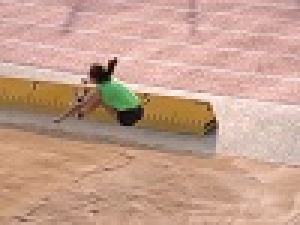
#> input picture RobotVision/dataset/hop_far/frame19.jpg, 100 x 75 px (shown 3 times larger)
$ python mean_shift.py   (older library calls are emulated)
#> lines starting #> are read from the running program, lines starting #| are printed output that depends on the picture
### RobotVision/motion_vector.py
import cv2 # cvtColor, imread, arrowedLine, imshow, waitKey
import numpy as np # gradient, stack, subtract, linalg.lstsq, linalg.norm, array, reshape, pad

neighbor_type = 0

def motion_vec(img0_src, img1_src):
    height = len(img0_src)
    width = len(img0_src[0])

    img0 = cv2.cvtColor(img0_src, cv2.COLOR_BGR2YCR_CB)
    img1 = cv2.cvtColor(img1_src, cv2.COLOR_BGR2YCR_CB)
    img0 = img0[:, :, 0]
    img1 = img1[:, :, 0]
    print('Source images')
    print('img 0')
    print(img0)
    print('img 1')
    print(img1)
    img0 = np.array(img0).astype(np.float)
    img1 = np.array(img1).astype(np.float)


    grad_y = np.gradient(img0, axis=0)
    grad_x = np.gradient(img0, axis=1)
    grad = np.stack([grad_y, grad_x], axis=-1)
    grad_t = np.subtract(img1, img0)
    print('gradient y, gradient x')
    print(grad)
    print('gradient t')
    print(grad_t)

    if neighbor_type == 0:
        grad_list = [
            grad[:-2, :-2], grad[:-2, 1:-1], grad[:-2, 2:],
            grad[1:-1, :-2], grad[1:-1, 1:-1], grad[1:-1, 2:],
            grad[2:, :-2], grad[2:, 1:-1], grad[2:, 2:]
        ]
    elif neighbor_type == 1:
        grad_list = [
            grad[:-2, 1:-1],
            grad[1:-1, :-2], grad[1:-1, 1:-1], grad[1:-1, 2:],
            grad[2:, 1:-1]
        ]

    mat_A = np.stack(grad_list, axis=2)
    print('Matrix A')
    print(mat_A)

    if neighbor_type == 0:
        grad_t_list = [
            grad_t[:-2, :-2], grad_t[:-2, 1:-1], grad_t[:-2, 2:],
            grad_t[1:-1, :-2], grad_t[1:-1, 1:-1], grad_t[1:-1, 2:],
            grad_t[2:, :-2], grad_t[2:, 1:-1], grad_t[2:, 2:]
        ]
    elif neighbor_type == 1:
        grad_t_list = [
            grad_t[:-2, 1:-1],
            grad_t[1:-1, :-2], grad_t[1:-1, 1:-1], grad_t[1:-1, 2:],
            grad_t[2:, 1:-1]
        ]

    vec_b = np.stack(grad_t_list, axis=2)
    vec_b = -vec_b
    print('Vector b')
    print(vec_b)

    m_vec_v = []
    m_vec_u = []

    for i in range(0, height-2):
        for j in range(0, width-2):
            v, u = np.linalg.lstsq(mat_A[i, j], vec_b[i, j], rcond=None)[0]
            m_vec_v.append(v)
            m_vec_u.append(u)
    m_vec_v = np.array(m_vec_v)
    m_vec_u = np.array(m_vec_u)
    m_vec_v = np.reshape(m_vec_v, (height-2, width-2))
    m_vec_u = np.reshape(m_vec_u, (height-2, width-2))
    m_vec_v = np.pad(m_vec_v, ((1, 1), (1, 1)), 'constant', constant_values=(0, 0))
    m_vec_u = np.pad(m_vec_u, ((1, 1), (1, 1)), 'constant', constant_values=(0, 0))

    m_vec = np.stack([m_vec_v, m_vec_u], axis=2)
    print('Motion Vector')
    print(m_vec)
    return m_vec


# [13 lines left out: function info_change_rate_m_vec, not called in this run]


# [24 lines that do not run on import are left out]

### RobotVision/mean_shift.py
import cv2 # imread, imshow, waitKey
import numpy as np # linalg.norm, zeros_like, exp, stack, sum, array, reshape
from motion_vector import motion_vec # self defined
import itertools # product

def sd_change_rate_mean_shift(feat, cent):
    height = len(feat)
    width = len(feat[0])
    norm_mat_list = []
    for i in cent.keys():
        feature_diff = feat - feat[int(cent[i][3])][int(cent[i][4])]
        norm_mat_list.append(np.linalg.norm(feature_diff, axis=-1))
    norm_mat = np.stack(norm_mat_list, axis=-1)

    diff_from_cent = np.min(norm_mat, axis=-1)

    squared_diff_from_cent = diff_from_cent * diff_from_cent
    mean_sd_from_cent = np.sum(squared_diff_from_cent)/(height*width)

    feat = np.reshape(feat, (-1, feat.shape[-1]))
    mean_feat = np.mean(feat, axis=0)
    feature_diff = feat - mean_feat
    norm_arr = np.linalg.norm(feature_diff, axis=-1)
    squared_diff = norm_arr*norm_arr
    mean_sd = np.mean(squared_diff)

    print('mean of squared difference:', mean_sd)
    print('mean of squared difference from cluster center:', mean_sd_from_cent)
    print('squared difference change rate:', mean_sd_from_cent/mean_sd)
    return mean_sd_from_cent/mean_sd

def gaussian_kernel(x):
    norm = np.linalg.norm(x, axis=-1)
    gk = np.zeros_like(norm)
    gk[norm <= 1] = np.exp(-norm[norm <= 1]*norm[norm <= 1])
    return gk

def y_next(feature_vec, y):
    kernel = gaussian_kernel((feature_vec[:, 0:3]-y[0:3])/hr)\
            *gaussian_kernel((feature_vec[:, 3:5]-y[3:5])/hs)\
            *gaussian_kernel((feature_vec[:, 5:7]-y[5:7])/hm)
    kernel_augmented = np.stack([kernel]*7, axis=-1)
    return np.sum(feature_vec*kernel_augmented, axis=0) / np.sum(kernel)

def dist_tuple(z, v):
    bgr_dist = np.linalg.norm(z[0:3]-v[0:3])
    spatial_dist = np.linalg.norm(z[3:5]-v[3:5])
    motion_dist = np.linalg.norm(z[5:7] - v[5:7])
    return bgr_dist, spatial_dist, motion_dist

hr = 32
hs = 32
hm = 64
convergence_threshold = 32
min_area = 16
img0_path = './dataset/hop_far/frame19.jpg'
img1_path = './dataset/hop_far/frame20.jpg'

img0_src = cv2.imread(img0_path, cv2.IMREAD_COLOR)
#> img0_src is the input picture: shape (75, 100, 3); mean B, G, R 143.3, 161.1, 198.4
img1_src = cv2.imread(img1_path, cv2.IMREAD_COLOR)
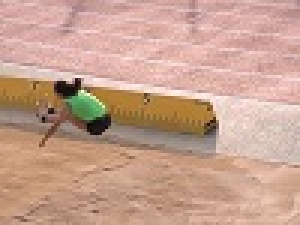
#> input picture RobotVision/dataset/hop_far/frame20.jpg, 100 x 75 px (shown 3 times larger)
#> img1_src is the input picture: shape (75, 100, 3); mean B, G, R 143.6, 161.6, 199.4
height = len(img0_src)
#> height = 75
width = len(img0_src[0])
#> width = 100
coord = np.array(list(itertools.product(range(height), range(width))))
coord = np.reshape(coord, (height, width, 2))
m_vec = motion_vec(img0_src, img1_src)
#> in motion_vec, `height = len(img0_src)`: height = 75
#> in motion_vec, `width = len(img0_src[0])`: width = 100
#> in motion_vec, `img0 = cv2.cvtColor(img0_src, cv2.COLOR_BGR2YCR_CB)`: img0: shape (75, 100, 3); mean of channels 0, 1, 2 170.2, 148.1, 112.8
#> in motion_vec, `img1 = cv2.cvtColor(img1_src, cv2.COLOR_BGR2YCR_CB)`: img1: shape (75, 100, 3); mean of channels 0, 1, 2 170.9, 148.4, 112.6
#> (printed output is left out)
#> (printed output is left out)
#> in motion_vec, `grad_t = np.subtract(img1, img0)`:
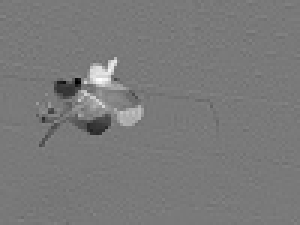
#> grad_t: shape (75, 100) float64 (shown 3 times larger); min -198, max 217, mean 0.7; drawn with min black and max white
#> (printed output is left out)
#> (printed output is left out)
#> (printed output is left out)
#> (printed output is left out)
#> after the loop in motion_vec, `for i in range(0, height-2):`: m_vec_u = 7154 values, max 30.81 at index 4143, min -40.78 at index 2861, mean 0.0541; m_vec_v = 7154 values, max 31.03 at index 2862, min -10.44 at index 3264, mean -0.0348
#> in motion_vec, `m_vec_v = np.reshape(m_vec_v, (height-2, width-2))`:
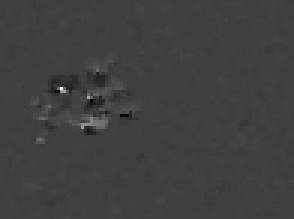
#> m_vec_v: shape (73, 98) float64 (shown 3 times larger); min -10.44, max 31.03, mean 0; drawn with min black and max white
#> in motion_vec, `m_vec_u = np.reshape(m_vec_u, (height-2, width-2))`:
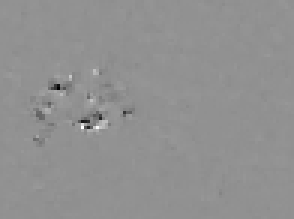
#> m_vec_u: shape (73, 98) float64 (shown 3 times larger); min -40.78, max 30.81, mean 0.1; drawn with min black and max white

feature_mat = np.concatenate([img0_src, coord, m_vec], axis=-1)
feature_vec = np.reshape(feature_mat, (height*width, 7))

print('mode seeking')
v = []
for i in range(height*width):
    y = feature_vec[i]
    while True:
        y_n = y_next(feature_vec, y)
        if np.linalg.norm(y_n-y) <= convergence_threshold:
            print('pixel '+str(i)+' convergence point:')
            print(y_n)
            break
        y = y_n
    v.append(y_n)
#> this loop made 7500 passes
#> after the loop, v = 7500 items

print('clustering')
num_clusters = 0
clusters = {}
cluster_centers = {}
belongs_to = np.zeros((height*width,), dtype=np.int)
#> belongs_to = 7500 values from 0 to 0

for i in range(len(v)):
    new_cluster_flag = True
    for j in range(num_clusters):
        bgr_d, spatial_d, motion_d = dist_tuple(v[i], cluster_centers[j])
        if bgr_d <= hr and spatial_d <= hs and motion_d <= hm:
            new_cluster_flag = False
            clusters[j].append(v[i])
            belongs_to[i] = j
            break
    if new_cluster_flag:
        clusters[num_clusters] = []
        clusters[num_clusters].append(v[i])
        cluster_centers[num_clusters] = v[i]
        belongs_to[i] = num_clusters
        num_clusters += 1
    print('convergence point ', str(i), ' belongs to cluster ', belongs_to[i])
#> this loop made 7500 passes
#> after the loop, belongs_to = 7500 values, max 34 at index 7307, min 0 at index 0, mean 10.94; cluster_centers = 35 items; clusters = 35 items; num_clusters = 35

print('small segment removal')
for i in range(num_clusters):
    if i not in clusters.keys():
        continue
    if len(clusters[i]) < min_area:
        print('Cluster', str(i),'is small=>removing')
        min_dist = 10000000000000
        nearest_cluster = -1
        for j in range(num_clusters):
            if j not in clusters.keys():
                continue
            if j != i:
                center_diff = np.linalg.norm(cluster_centers[j]-cluster_centers[i])
                if center_diff < min_dist:
                    min_dist = center_diff
                    nearest_cluster = j

        for feat in clusters[i]:
            belongs_to[int(feat[3])*height+int(feat[4])] = nearest_cluster
        clusters[nearest_cluster] = clusters[nearest_cluster] + clusters[i]
        del(clusters[i])
        del(cluster_centers[i])
#> this loop made 35 passes
#> after the loop, belongs_to = 7500 values, max 34 at index 7307, min 0 at index 0, mean 10.97; clusters = 22 items

for i in clusters.keys():
    print('cluster ', str(i), 'size:')
    print(len(clusters[i]))
    print('center ', str(i), ':')
    print(cluster_centers[i])
#> this loop made 22 passes
#> i on passes 7 to 18: 8, 9, 10, 11, 12, 13, 14, 15, 17, 18, 19, 21
for i in range(len(belongs_to)):
    print('pixel ', str(i), ' belongs to cluster ', belongs_to[i])

belongs_to = np.reshape(belongs_to, (height, width))
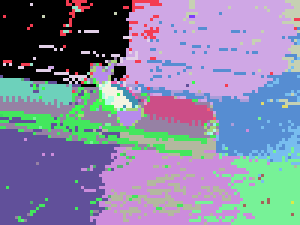
#> belongs_to: shape (75, 100) int64 (shown 3 times larger); 35 distinct labels, from 0 to 34; one colour per label, 0 black
img = np.zeros((3, belongs_to.shape[0], belongs_to.shape[1]))
img[0][belongs_to % 3 == 0] = (num_clusters - belongs_to[belongs_to % 3 == 0])*255//num_clusters
img[2][belongs_to % 3 == 1] = (num_clusters - belongs_to[belongs_to % 3 == 1])*255//num_clusters
img[1][belongs_to % 3 == 2] = (num_clusters - belongs_to[belongs_to % 3 == 2])*255//num_clusters
img = np.transpose(img, (1, 2, 0))
img = img.astype(np.uint8)

sd_change_rate = sd_change_rate_mean_shift(feature_mat, cluster_centers)
#> in sd_change_rate_mean_shift, `height = len(feat)`: height = 75
#> in sd_change_rate_mean_shift, `width = len(feat[0])`: width = 100
#> the loop in sd_change_rate_mean_shift, `for i in cent.keys():` made 22 passes
#> after the loop in sd_change_rate_mean_shift, `for i in cent.keys():`: norm_mat_list = 22 items
#> in sd_change_rate_mean_shift, `squared_diff_from_cent = diff_from_cent * diff_from_cent`:
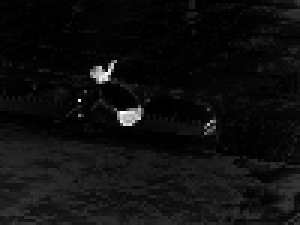
#> squared_diff_from_cent: shape (75, 100) float64 (shown 3 times larger); min 0, max 24284.5, mean 1418.3; drawn with min black and max white
#> in sd_change_rate_mean_shift, `mean_sd_from_cent = np.sum(squared_diff_from_cent)/(height*width)`: mean_sd_from_cent = 1418.3
#> in sd_change_rate_mean_shift, `mean_feat = np.mean(feat, axis=0)`: mean_feat = [143.3, 161.1, 198.4, 37, 49.5, -0.0332, 0.0516]
#> in sd_change_rate_mean_shift, `norm_arr = np.linalg.norm(feature_diff, axis=-1)`: norm_arr = 7500 values, max 277.8 at index 3740, min 11.76 at index 3151, mean 64.64
#> in sd_change_rate_mean_shift, `squared_diff = norm_arr*norm_arr`: squared_diff = 7500 values, max 77158.4 at index 3740, min 138.2 at index 3151, mean 5282.9
#> in sd_change_rate_mean_shift, `mean_sd = np.mean(squared_diff)`: mean_sd = 5282.9
#> sd_change_rate = 0.268

cv2.imshow('segmented image', img)
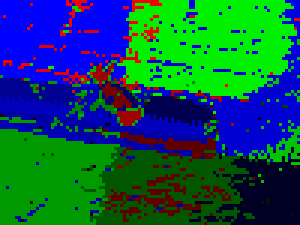
#> window 'segmented image': shape (75, 100, 3) (shown 3 times larger); mean B, G, R 79.9, 82.5, 12.3
cv2.waitKey()
